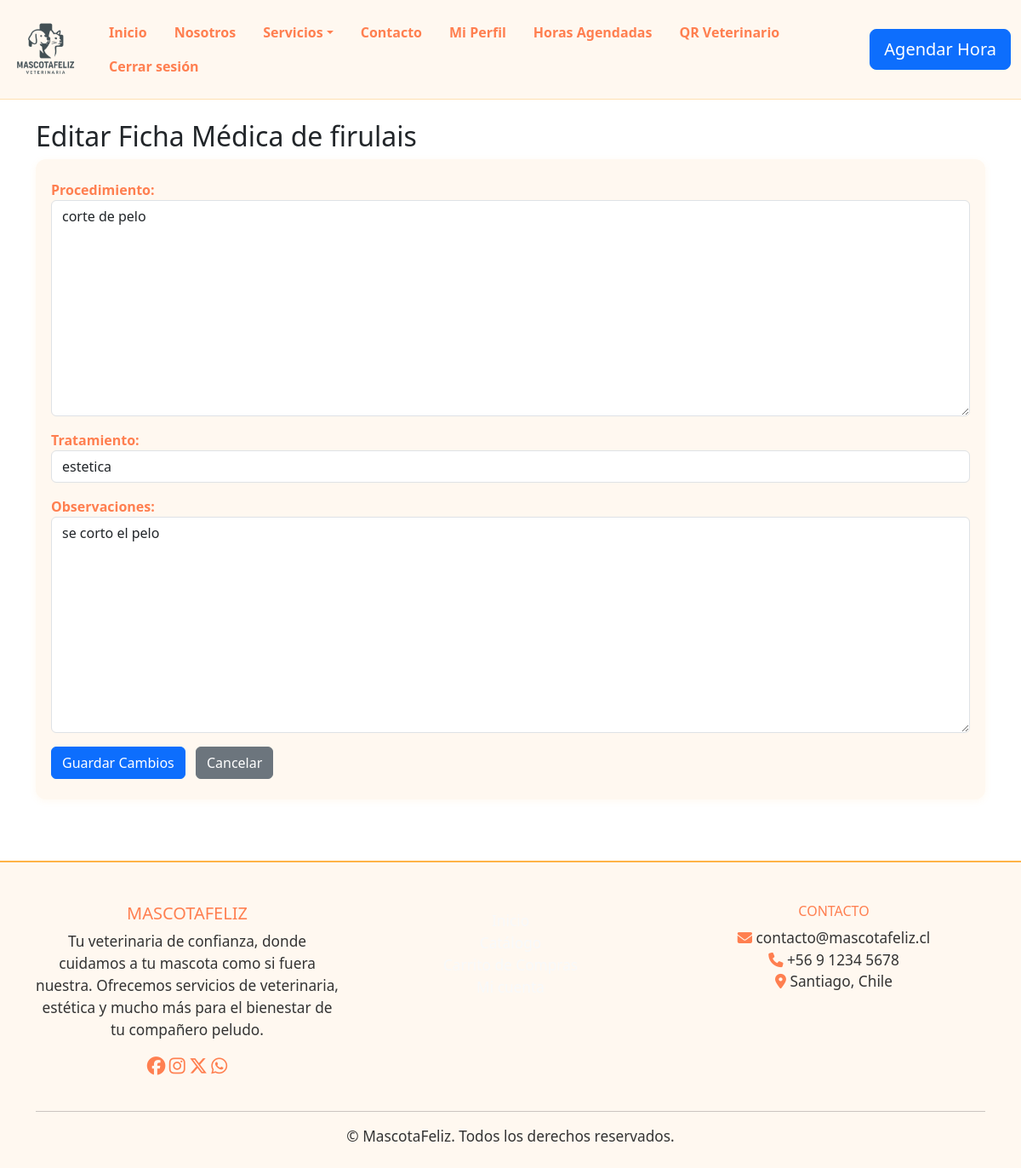
/ficha/editar/2/ (signed in), run on an earlier commit of the app's database.
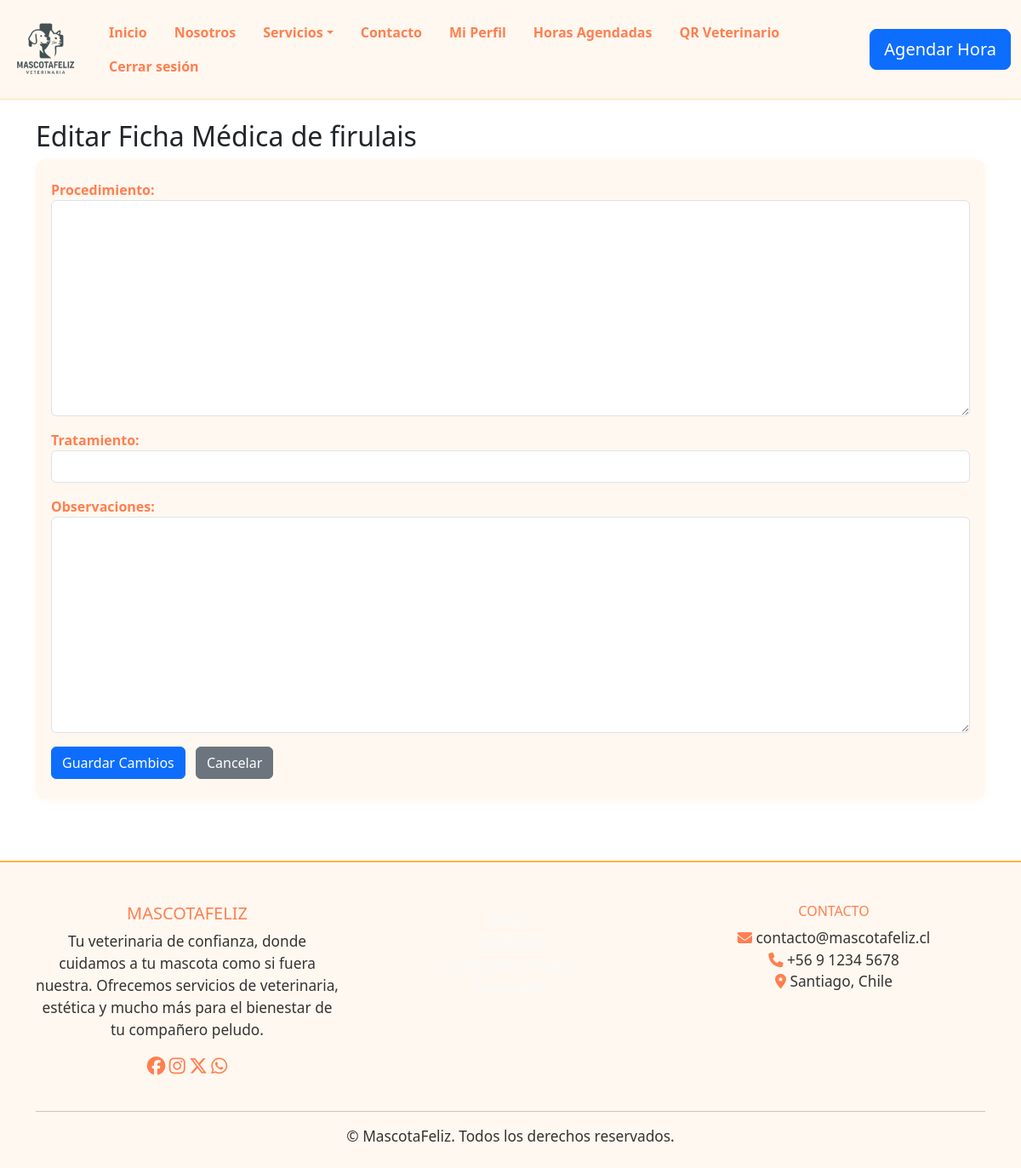
And on a later commit of the database.
### mascota/models.py (models this page shows)
class FichaMedica(models.Model):
    mascota = models.ForeignKey(Mascota, on_delete=models.CASCADE, related_name='fichas')
    reserva = models.ForeignKey(Reserva, on_delete=models.CASCADE, related_name='fichas')
    veterinario = models.ForeignKey(Usuario, on_delete=models.SET_NULL, null=True, related_name='fichas_realizadas')
    fecha = models.DateTimeField(auto_now_add=True)
    procedimiento = models.TextField()
    tratamiento = models.CharField(max_length=100)
    observaciones = models.TextField(blank=True)

class Mascota(models.Model):
    nombre = models.CharField(max_length=100)
    tipo = models.CharField(max_length=50)
    edad = models.PositiveIntegerField()
    dueño = models.ForeignKey(Usuario, on_delete=models.CASCADE, related_name='mascotas')

### mascota/views.py (the view)
# urls.py: path('ficha/editar/<int:ficha_id>/', views.editar_ficha, name='editar_ficha'),
@login_required
def editar_ficha(request, ficha_id):
    ficha = get_object_or_404(FichaMedica, id=ficha_id)
    if request.method == 'POST':
        form = FichaMedicaForm(request.POST, instance=ficha)
        if form.is_valid():
            form.save()
            return redirect('ver_ficha', ficha_id=ficha.id)
    else:
        form = FichaMedicaForm(instance=ficha)
    return render(request, 'editar_ficha.html', {'form': form, 'ficha': ficha})

### mascota/forms.py
class FichaMedicaForm(forms.ModelForm):
    class Meta:
        model = FichaMedica
        fields = ['procedimiento', 'tratamiento', 'observaciones']
        widgets = {
            'procedimiento': forms.Textarea(attrs={'class': 'form-control'}),
            'tratamiento': forms.TextInput(attrs={'class': 'form-control'}),
            'observaciones': forms.Textarea(attrs={'class': 'form-control'}),
        }

### mascota/templates/editar_ficha.html (shortened to what this page needs)
{% load static %}
<!DOCTYPE html>
<html lang="es">
<head>
    <link rel="stylesheet" href="{% static 'css/styles.css' %}">
    <link rel="stylesheet" href="https://cdn.jsdelivr.net/npm/bootstrap@5.3.0/dist/css/bootstrap.min.css">
</head>
<body>
    {% include 'header.html' %}
    <div class="container py-4">
        <h2>Editar Ficha Médica de {{ ficha.mascota.nombre }}</h2>
        <form method="post">
            {{ form.as_p }}
            <button type="submit" class="btn btn-primary">Guardar Cambios</button>
            <a href="{% url 'ver_ficha' ficha.id %}" class="btn btn-secondary ms-2">Cancelar</a>
        </form>
    </div>
    {% include 'footer.html' %}
</body>
</html>

What changed in the data, as far as the page shows it:
changed FichaMedica "firulais": procedimiento "corte de pelo" → (not shown); tratamiento "estetica" → (not shown); observaciones "se corto el pelo" → (not shown)
